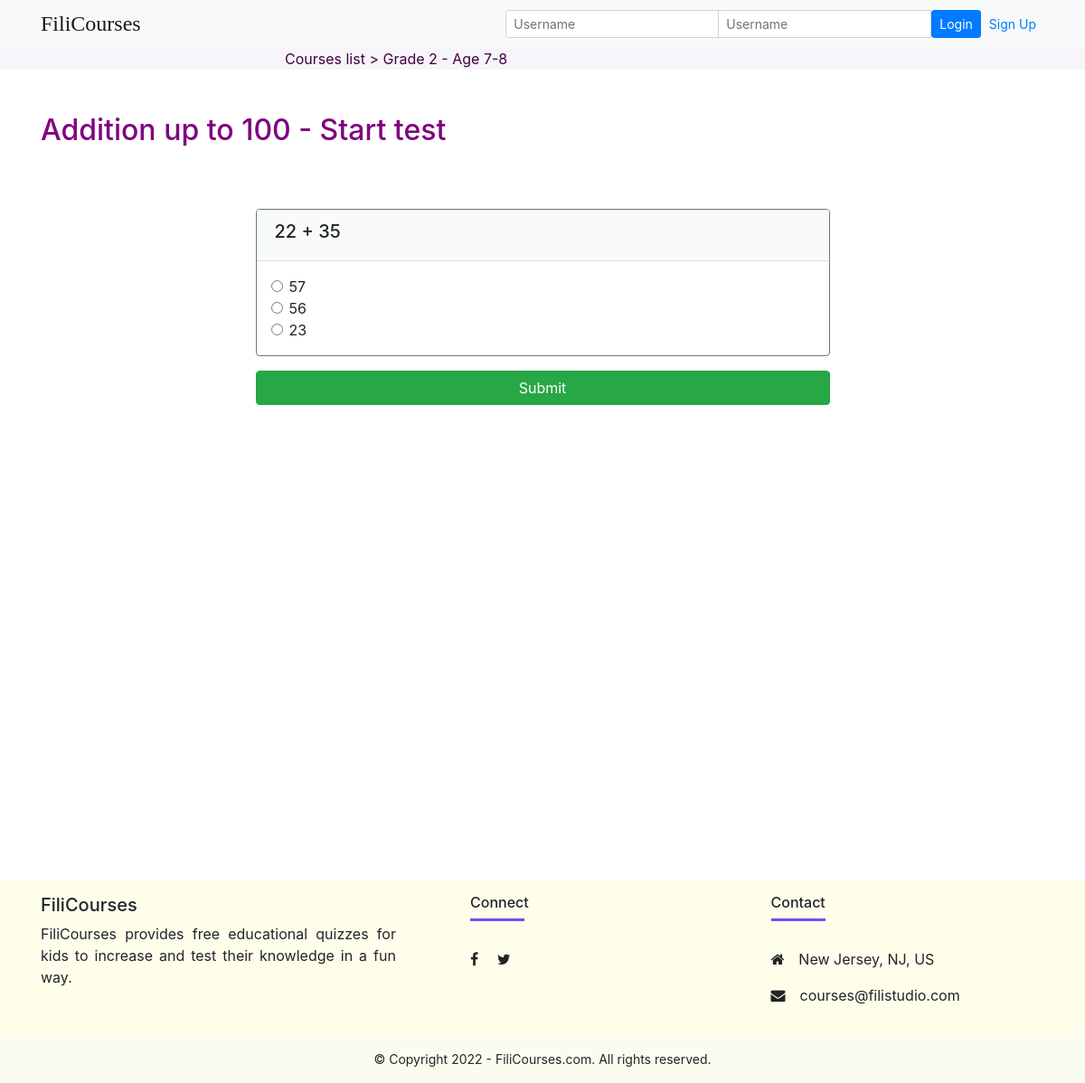
/grade/2/test/3/, run on an earlier commit of the app's database.
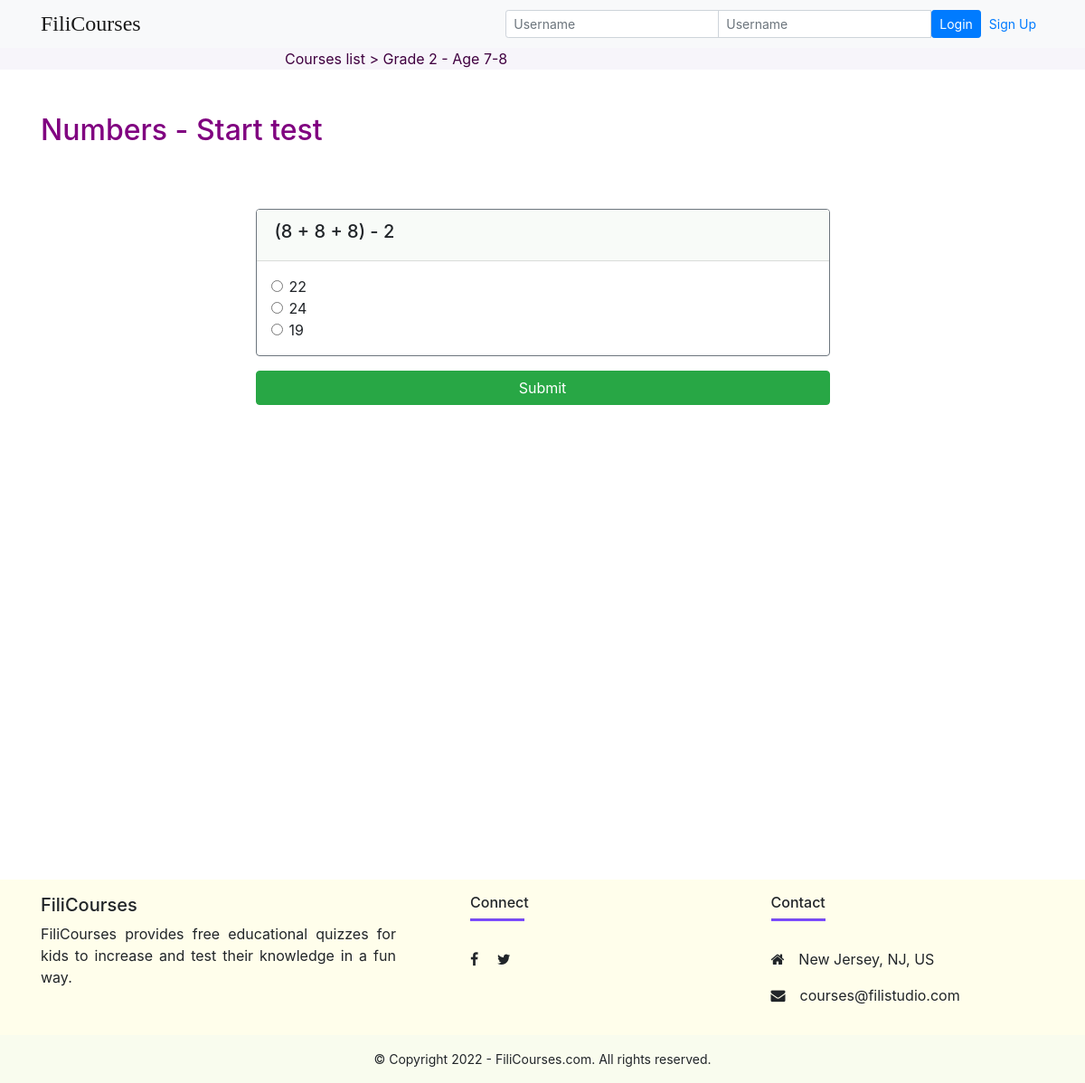
And on a later commit of the database.
### courses/models.py (models this page shows, shortened)
class Course(models.Model):
    name = models.CharField(max_length=30, default='Course/Grade')
    description = models.CharField(max_length=1000)
    image = models.CharField(max_length=2083)
    pub_date = models.DateField(null=True)

class Lesson(models.Model):
    title = models.CharField(max_length=200, default="Lesson title")
    order = models.IntegerField(default=0)
    image = models.CharField(max_length=2083, default="none")
    course = models.ForeignKey(Course, on_delete=models.CASCADE)
    content = models.TextField()

class Question(models.Model):
    question_text = models.CharField(max_length=200, default="Question")
    grade = models.IntegerField(default=1)
    image = models.CharField(max_length=2083, default="none")
    lesson = models.ForeignKey(Lesson, on_delete=models.CASCADE)

class Choice(models.Model):
    question = models.ForeignKey(Question, on_delete=models.CASCADE)
    choice_text = models.CharField(max_length=200)
    is_correct = models.BooleanField(default=True)

### courses/views.py (the view)
# urls.py: path('grade/<int:course_id>/test/<int:lesson_id>/', views.start_test, name='start_test'),
def start_test(request, course_id, lesson_id):
    lesson = get_object_or_404(Lesson, pk=lesson_id)
    course = get_object_or_404(Course, pk=course_id)
    context = {'lesson': lesson, 'course': course, 'course_id': course_id}
    return render(request, 'course_test.html', context)

### courses/templates/course_test.html (shortened to what this page needs)
{% extends "base.html" %}
{% block content %}
<div class="course-list">
    <div class="container w-50 mx-auto">
        <a class="link-unstyled" href="{% url 'courses:index' %}"> Courses list</a>
        > <a class="link-unstyled" href="{% url 'courses:course_details' course_id %}">{{course.name}}</a>
    </div>
</div>
<div class="container mt-5 mb-5 min-vh-100">
    <h2 class="mb-5 start-test-title">{{ lesson.title }} - Start test</h2>
    <div class="row">
        <div class="card-columns-vertical col-lg-7 mt-3 mx-auto">
        <form id="questionform" action="{% url 'courses:submit_course_test' course_id=course_id lesson_id=lesson.id %}" method="post">
            {% for question in lesson.question_set.all %}
            <div class="card mt-1 mb-3 border-secondary">
                {% if question.image != "none" %}
                <div class="card-header card-header bg-white">
                    <img class="img-fluid" src="{{ question.image }}">
                {% else %}
                <div class="card-header card-header-green">
                    <h5>{{ question.question_text}}</h5>
                    {% endif %}
                </div>
                    <div class="form-group m-3">
                        {% for choice in question.choice_set.all %}
                        <div class="form-check">
                            <input type="radio" id="{{choice.id}}"
                                   name="choice_{{ question.id }}" class="form-check-input"
                                   value="{{choice.id}}" required>
                            <label for="{{choice.id}}" class="form-check-label">{{ choice.choice_text }}
                            </label>
                        </div>
                        {% endfor %}
                    </div>
            </div>
            {% endfor %}
            <input class="btn btn-success btn-block mt-2" type="submit" value="Submit">
        </form>
        </div>
    </div>
</div>
{% endblock %}

### courses/templates/base.html (shortened to what this page needs)
<!DOCTYPE html>
<html lang="en">
<head>
    {% load static %}
    <link rel="stylesheet" href="https://maxcdn.bootstrapcdn.com/bootstrap/4.5.2/css/bootstrap.min.css">
    <link rel="stylesheet" href="https://cdnjs.cloudflare.com/ajax/libs/font-awesome/4.7.0/css/font-awesome.min.css">
    <link rel="stylesheet" type="text/css" href="{% static 'css/courses.css' %}">
</head>
<body>
    <nav class="navbar navbar-light bg-light">
        <div class="container">
            <div class="navbar-header">
                <a class="navbar-brand" href="{% url 'courses:index' %}">FiliCourses</a>
            </div>
            <ul class="nav navbar-nav navbar-right">
                {% if user.is_authenticated %}
                <li>
                    <a class="btn btn-link" href="#">{{ user.first_name}}({{ user.username }})</a>
                    <a class="btn btn-link" href="{% url 'courses:logout' %}">Logout</a>
                </li>
                {% else %}
                <li>
                    <form class="form-inline" action="{% url 'courses:login' %}" method="post">
                        <div class="input-group input-group-sm">
                            <input type="text" class="form-control" placeholder="Username" name="username" >
                            <input type="password" class="form-control" placeholder="Username" name="psw" >
                            <button class="btn btn-primary btn-sm" type="submit">Login</button>
                            <a class="btn btn-link btn-sm" href="{% url 'courses:registration' %}">Sign Up</a>
                        </div>
                    </form>
                </li>
                {% endif %}
            </ul>
        </div>
    </nav>
{% block content %}{% endblock %}
{% block footer %}
<footer>
    <div class="container text-center text-md-left pt-3">
        <div class="row">
            <div class="col-md-5 mt-md-0 mt-3">
            <h5 class="fw-bold">FiliCourses</h5>
            <p class="text-justify pl-0 col-md-11 col-xs-1">FiliCourses provides free educational quizzes for kids to increase and test their knowledge in a fun way.</p>
            </div>
            <div class="col-md-3 mb-md-0 mb-3">
            <h6 class="fw-bold">Connect</h6>
            <hr
                class="mb-4 mt-0 d-inline-block mx-auto"
                style="width: 60px; background-color: #7c4dff; height: 2px"
                />
              <p>
                <a class="link-unstyled" href="#!"><i class="fa fa-facebook mr-3"></i></a>
                <a class="link-unstyled" href="#!"><i class="fa fa-twitter mr-3"></i></a>
              </p>
            </div>
            <div class="col-md-4 col-lg-3 col-xl-3 mx-auto mb-md-0 mb-4 pb-3">
            <h6 class="fw-bold">Contact</h6>
            <hr
                class="mb-4 mt-0 d-inline-block mx-auto"
                style="width: 60px; background-color: #7c4dff; height: 2px"
                />
            <p><i class="fa fa-home mr-3"></i>New Jersey, NJ, US</p>
            <p><i class="fa fa-envelope mr-3"></i>courses@filistudio.com</p>
            </div>
        </div>
    </div>
    <div class="footer-copyright text-center py-3">© Copyright 2022 - <a class="link-unstyled" href="{% url 'courses:index' %}"> FiliCourses.com</a>. All rights reserved.
    </div>
</footer>
    {% endblock %}
</body>
</html>

### static/css/courses.css (style rules this page uses)
.navbar-brand { font: 24px Myriad Pro; }
.link-unstyled, .link-unstyled:link, .link-unstyled:hover { color: inherit; text-decoration: inherit; }
.course-list { background-color: #F7F5FA; color: #400040; }
.card-header-green { background-color: #F8FBF8; }
.start-test-title { color: purple; }
footer { margin-top: 20px; background-color: rgba(255,253,206,0.4); }
.footer-copyright { background-color: #F9FCEE; font-size: 14px; }

What changed in the data, as far as the page shows it:
changed Lesson: title "Addition up to 100" → "Numbers"
changed Question: question_text "22 + 35" → "(8 + 8 + 8) - 2"
changed Choice (number 1 of 3 on the later page): id "☐ 57" → "☐ 22"; choice_text "57" → "22"
changed Choice (number 2 of 3 on the later page): id "☐ 56" → "☐ 24"; choice_text "56" → "24"
changed Choice (number 3 of 3 on the later page): id "☐ 23" → "☐ 19"; choice_text "23" → "19"
